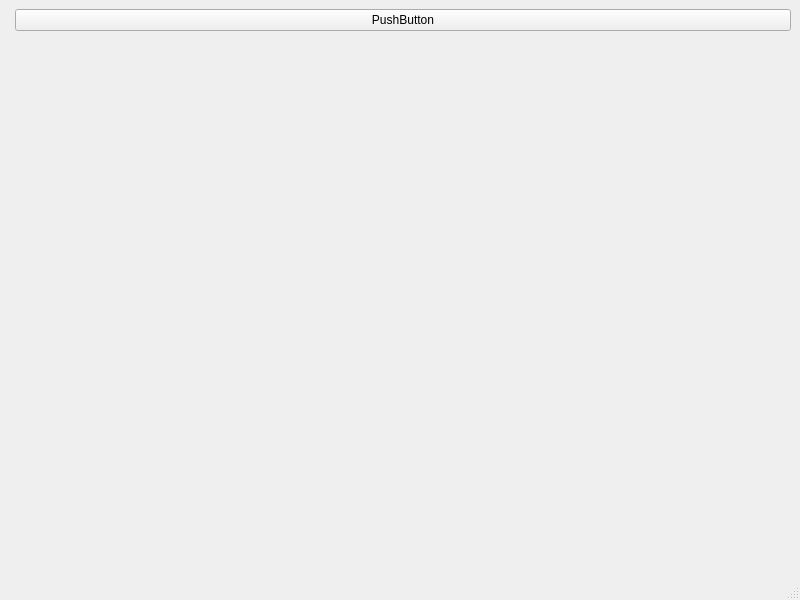
<?xml version="1.0" encoding="UTF-8"?>
<ui version="4.0">
 <class>MainWindow</class>
 <widget class="QMainWindow" name="MainWindow">
  <property name="geometry">
   <rect>
    <x>0</x>
    <y>0</y>
    <width>800</width>
    <height>600</height>
   </rect>
  </property>
  <property name="windowTitle">
   <string>MainWindow</string>
  </property>
  <widget class="QWidget" name="centralwidget">
   <layout class="QFormLayout" name="formLayout">
    <item row="0" column="1">
     <widget class="QPushButton" name="pushButton">
      <property name="text">
       <string>PushButton</string>
      </property>
     </widget>
    </item>
   </layout>
  </widget>
  <widget class="QMenuBar" name="menubar">
   <property name="geometry">
    <rect>
     <x>0</x>
     <y>0</y>
     <width>800</width>
     <height>23</height>
    </rect>
   </property>
  </widget>
  <widget class="QStatusBar" name="statusbar"/>
 </widget>
 <resources/>
 <connections/>
</ui>
